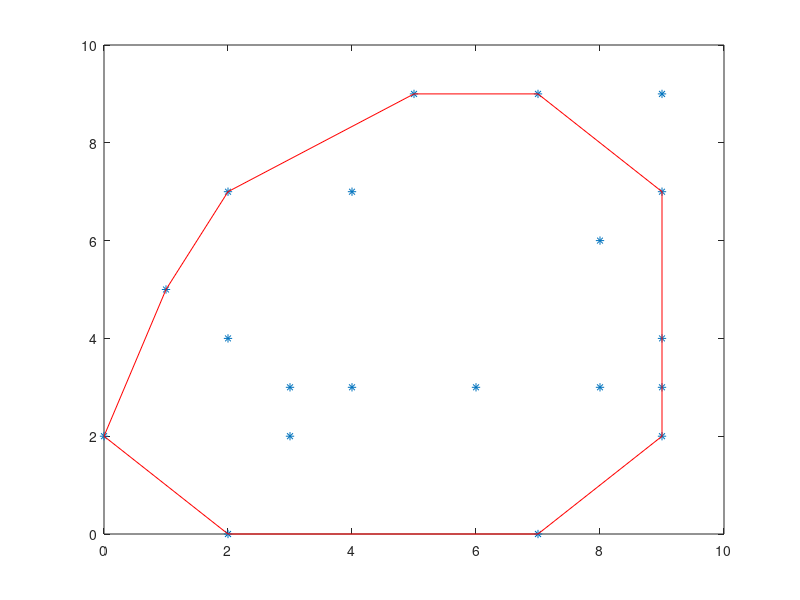

MATLAB code to generate this figure:
#!/usr/bin/octave -qf
x = [0,1,2,2,2,3,3,4,4,5,6,7,7,8,8,9,9,9,9,9];
y = [2,5,0,7,4,3,2,7,3,9,3,9,0,6,3,9,2,3,4,7];
plot(x,y,'*')
x = [2,0];
y = [0,2];
hold on
plot(x,y,'r')
x = [0,1];
y = [2,5];
hold on
plot(x,y,'r')
x = [1,2];
y = [5,7];
hold on
plot(x,y,'r')
x = [2,5];
y = [7,9];
hold on
plot(x,y,'r')
x = [5,7];
y = [9,9];
hold on
plot(x,y,'r')
x = [7,9];
y = [9,7];
hold on
plot(x,y,'r')
x = [9,9];
y = [7,2];
hold on
plot(x,y,'r')
x = [9,7];
y = [2,0];
hold on
plot(x,y,'r')
x = [7,2];
y = [0,0];
hold on
plot(x,y,'r')
pause()